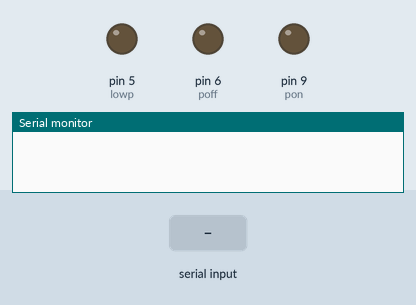
The sketch below on a simulated Arduino Uno, built with avr-gcc and run on an emulated ATmega328P. Shown: output pins drawn as LEDs (lit = HIGH), the last lines printed to the serial monitor. The test bench sets the inputs (shaded band). The modem accepts every AT command (registered, SIM ready, sends succeed) and sends nothing else.

Above: at 0.1 s.
At 1.1 s:
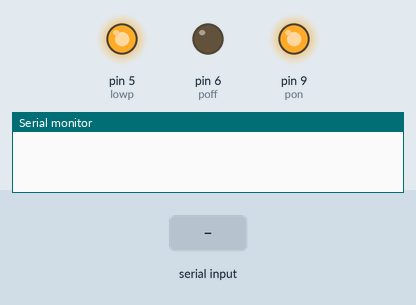
At 19.2 s:
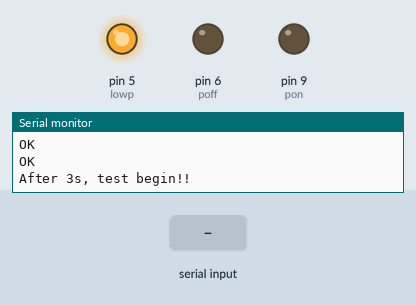
19.3 s: "ok" received over the second serial link
22.3 s: "1" received over the second serial link
Timing chart, 0 to 25.3 s (numbered marks = the images above; inputs shaded):
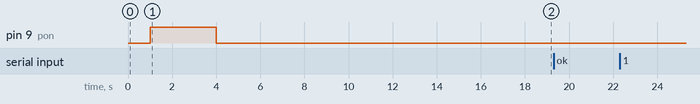

The sketch:

A6_GPRS_HTTP_Test.ino
```cpp
#include <SoftwareSerial.h>

SoftwareSerial mySerial(7, 8);
#include<stdio.h>
#include<string.h>
#define DEBUG true

void setup()
{
  Serial.begin(9600);
  mySerial.begin(9600);
  delay(1000);
  int pon=9;
  int poff=6;
  int lowp=5;
  pinMode(pon, OUTPUT);
  pinMode(poff, OUTPUT);
  pinMode(lowp, OUTPUT);
  digitalWrite(poff, LOW);
  digitalWrite(lowp, HIGH);
  digitalWrite(pon, HIGH);
  delay(3000);
  digitalWrite(pon, LOW);
  delay(1000);
  baudrate();
  Serial.println("After 3s, test begin!!");
  delay(3000);
}

void loop()
{
     sendData("AT+CCID",3000,DEBUG);
     sendData("AT+CREG?",3000,DEBUG);
     sendData("AT+CGATT=1",1000,DEBUG);
     sendData("AT+CGDCONT=1,\"IP\",\"CMNET\"",1000,DEBUG);
     sendData("AT+CGACT=1,1",1000,DEBUG);
     sendData("AT+CIPSTART=\"TCP\",\"gtech.co\",80",3000,DEBUG);
     sendData("AT+CIPSEND=80",1000,DEBUG);
     sendData("GET http://gtech.co/gtech.php?hello HTTP/1.0\r\n HOST:gtech.co\r\n\r\n",100,DEBUG);
     delay(10000);
     sendData("AT+CIPCLOSE ",1000,DEBUG);
}
void baudrate()
{
      int i=0;
      for(i=0;i<10;i++)
      {
           String msg = String("");
           msg=sendData("AT",1000,DEBUG);
           if( msg.indexOf("ok") >= 0 )
           {
                return;
            }
       }
}

String sendData(String command, const int timeout, boolean debug)
{
    String response = "";
    mySerial.println(command);
    long int time = millis();
    while( (time+timeout) > millis())
    {
      while(mySerial.available())
      {
        char c = mySerial.read();
        response+=c;
      }
    }
    if(debug)
    {
      Serial.print(response);
    }
    return response;
}
```
